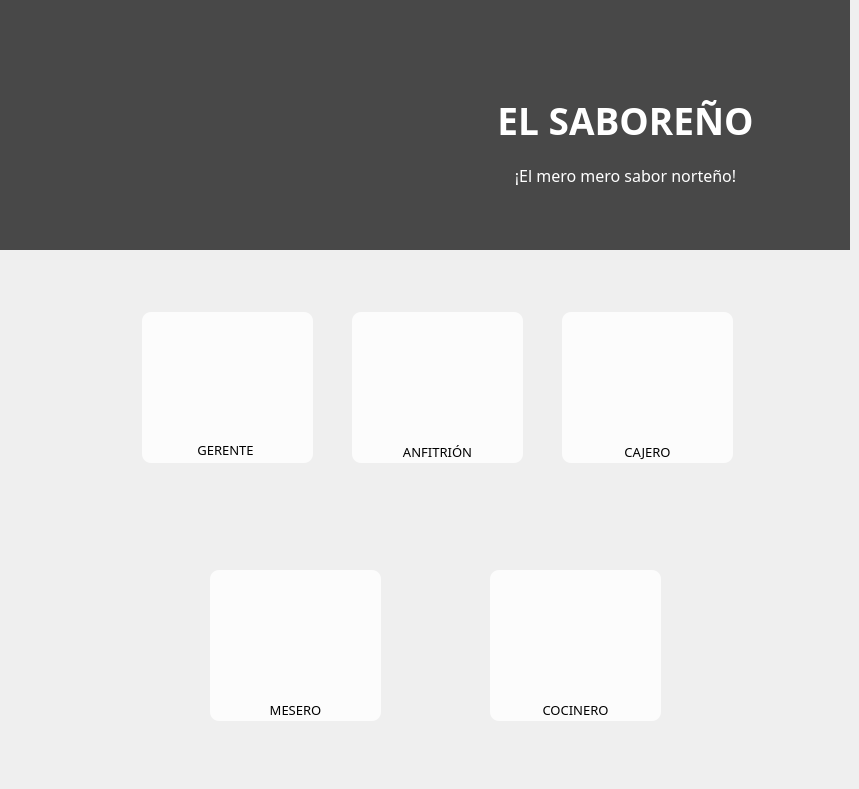
    <widget class="QWidget" name="login">
     <property name="styleSheet">
      <string notr="true"/>
     </property>
     <widget class="QWidget" name="panel" native="true">
      <property name="geometry">
       <rect>
        <x>0</x>
        <y>0</y>
        <width>850</width>
        <height>250</height>
       </rect>
      </property>
      <property name="styleSheet">
       <string notr="true">#panel{
	background-color: rgb(72, 72, 72);}</string>
      </property>
      <widget class="QLabel" name="logo">
       <property name="geometry">
        <rect>
         <x>100</x>
         <y>10</y>
         <width>321</width>
         <height>251</height>
        </rect>
       </property>
       <property name="styleSheet">
        <string notr="true">border-image: url(:/imagenes/LOGO.png);</string>
       </property>
       <property name="text">
        <string/>
       </property>
      </widget>
      <widget class="QLabel" name="label">
       <property name="geometry">
        <rect>
         <x>400</x>
         <y>90</y>
         <width>451</width>
         <height>61</height>
        </rect>
       </property>
       <property name="font">
        <font>
         <family>Calisto MT</family>
         <pointsize>28</pointsize>
         <weight>75</weight>
         <bold>true</bold>
        </font>
       </property>
       <property name="styleSheet">
        <string notr="true">color: rgb(255, 255, 255);</string>
       </property>
       <property name="text">
        <string>EL SABOREÑO</string>
       </property>
       <property name="alignment">
        <set>Qt::AlignCenter</set>
       </property>
      </widget>
      <widget class="QLabel" name="label_12">
       <property name="geometry">
        <rect>
         <x>400</x>
         <y>160</y>
         <width>451</width>
         <height>31</height>
        </rect>
       </property>
       <property name="font">
        <font>
         <family>Calisto MT</family>
         <pointsize>12</pointsize>
        </font>
       </property>
       <property name="styleSheet">
        <string notr="true">color: rgb(255, 255, 255);</string>
       </property>
       <property name="text">
        <string>¡El mero mero sabor norteño!</string>
       </property>
       <property name="alignment">
        <set>Qt::AlignCenter</set>
       </property>
      </widget>
     </widget>
     <widget class="QWidget" name="fondo" native="true">
      <property name="geometry">
       <rect>
        <x>0</x>
        <y>230</y>
        <width>850</width>
        <height>550</height>
       </rect>
      </property>
      <property name="styleSheet">
       <string notr="true">#fondo{
border-image: url(:/imagenes/fondo.jpg);}</string>
      </property>
      <widget class="QPushButton" name="i_gerente_pushButton">
       <property name="geometry">
        <rect>
         <x>142</x>
         <y>82</y>
         <width>171</width>
         <height>151</height>
        </rect>
       </property>
       <property name="styleSheet">
        <string notr="true">#i_gerente_pushButton{
	background-color: rgba(255, 255, 255,200);
border-radius: 9px;
}
</string>
       </property>
       <property name="text">
        <string/>
       </property>
       <property name="icon">
        <iconset resource="../../../../../Desktop/RepositorioRemoto/proyectoSaboreno/IMG/imags.qrc">
         <normaloff>:/iconos/gerente.png</normaloff>:/iconos/gerente.png</iconset>
       </property>
       <property name="iconSize">
        <size>
         <width>150</width>
         <height>100</height>
        </size>
       </property>
      </widget>
      <widget class="QPushButton" name="i_anfitrion_pushButton">
       <property name="geometry">
        <rect>
         <x>352</x>
         <y>82</y>
         <width>171</width>
         <height>151</height>
        </rect>
       </property>
       <property name="styleSheet">
        <string notr="true">#i_anfitrion_pushButton{
	background-color: rgba(255, 255, 255,200);
border-radius: 9px;
}
</string>
       </property>
       <property name="text">
        <string/>
       </property>
       <property name="icon">
        <iconset resource="../../../../../Desktop/RepositorioRemoto/proyectoSaboreno/IMG/imags.qrc">
         <normaloff>:/iconos/recepcion.png</normaloff>:/iconos/recepcion.png</iconset>
       </property>
       <property name="iconSize">
        <size>
         <width>100</width>
         <height>100</height>
        </size>
       </property>
      </widget>
      <widget class="QPushButton" name="i_cajero_pushButton">
       <property name="geometry">
        <rect>
         <x>562</x>
         <y>82</y>
         <width>171</width>
         <height>151</height>
        </rect>
       </property>
       <property name="styleSheet">
        <string notr="true">#i_cajero_pushButton{
	background-color: rgba(255, 255, 255,200);
border-radius: 9px;
}
</string>
       </property>
       <property name="text">
        <string/>
       </property>
       <property name="icon">
        <iconset resource="../../../../../Desktop/RepositorioRemoto/proyectoSaboreno/IMG/imags.qrc">
         <normaloff>:/iconos/cajero.png</normaloff>:/iconos/cajero.png</iconset>
       </property>
       <property name="iconSize">
        <size>
         <width>180</width>
         <height>110</height>
        </size>
       </property>
      </widget>
      <widget class="QPushButton" name="i_cocinero_pushButton">
       <property name="geometry">
        <rect>
         <x>490</x>
         <y>340</y>
         <width>171</width>
         <height>151</height>
        </rect>
       </property>
       <property name="styleSheet">
        <string notr="true">#i_cocinero_pushButton{
	background-color: rgba(255, 255, 255,200);
border-radius: 9px;
}
</string>
       </property>
       <property name="text">
        <string/>
       </property>
       <property name="icon">
        <iconset resource="../../../../../Desktop/RepositorioRemoto/proyectoSaboreno/IMG/imags.qrc">
         <normaloff>:/iconos/chef.png</normaloff>:/iconos/chef.png</iconset>
       </property>
       <property name="iconSize">
        <size>
         <width>200</width>
         <height>100</height>
        </size>
       </property>
      </widget>
      <widget class="QPushButton" name="i_mesero_pushButton">
       <property name="geometry">
        <rect>
         <x>210</x>
         <y>340</y>
         <width>171</width>
         <height>151</height>
        </rect>
       </property>
       <property name="styleSheet">
        <string notr="true">#i_mesero_pushButton{
background-color: rgba(255, 255, 255,200);
border-radius: 9px;
}
</string>
       </property>
       <property name="text">
        <string/>
       </property>
       <property name="icon">
        <iconset resource="../../../../../Desktop/RepositorioRemoto/proyectoSaboreno/IMG/imags.qrc">
         <normaloff>:/iconos/mesero.png</normaloff>:/iconos/mesero.png</iconset>
       </property>
       <property name="iconSize">
        <size>
         <width>200</width>
         <height>100</height>
        </size>
       </property>
      </widget>
      <widget class="QLabel" name="label_2">
       <property name="geometry">
        <rect>
         <x>140</x>
         <y>210</y>
         <width>171</width>
         <height>20</height>
        </rect>
       </property>
       <property name="font">
        <font>
         <family>Calisto MT</family>
         <pointsize>10</pointsize>
        </font>
       </property>
       <property name="styleSheet">
        <string notr="true">color: rgb(0, 0, 0);</string>
       </property>
       <property name="text">
        <string>GERENTE</string>
       </property>
       <property name="alignment">
        <set>Qt::AlignCenter</set>
       </property>
      </widget>
      <widget class="QLabel" name="label_3">
       <property name="geometry">
        <rect>
         <x>352</x>
         <y>212</y>
         <width>171</width>
         <height>20</height>
        </rect>
       </property>
       <property name="font">
        <font>
         <family>Calisto MT</family>
         <pointsize>10</pointsize>
        </font>
       </property>
       <property name="styleSheet">
        <string notr="true">color: rgb(0, 0, 0);</string>
       </property>
       <property name="text">
        <string>ANFITRIÓN</string>
       </property>
       <property name="alignment">
        <set>Qt::AlignCenter</set>
       </property>
      </widget>
      <widget class="QLabel" name="label_4">
       <property name="geometry">
        <rect>
         <x>562</x>
         <y>212</y>
         <width>171</width>
         <height>20</height>
        </rect>
       </property>
       <property name="font">
        <font>
         <family>Calisto MT</family>
         <pointsize>10</pointsize>
        </font>
       </property>
       <property name="styleSheet">
        <string notr="true">color: rgb(0, 0, 0);</string>
       </property>
       <property name="text">
        <string>CAJERO</string>
       </property>
       <property name="alignment">
        <set>Qt::AlignCenter</set>
       </property>
      </widget>
      <widget class="QLabel" name="label_5">
       <property name="geometry">
        <rect>
         <x>210</x>
         <y>470</y>
         <width>171</width>
         <height>20</height>
        </rect>
       </property>
       <property name="font">
        <font>
         <family>Calisto MT</family>
         <pointsize>10</pointsize>
        </font>
       </property>
       <property name="styleSheet">
        <string notr="true">color: rgb(0, 0, 0);</string>
       </property>
       <property name="text">
        <string>MESERO</string>
       </property>
       <property name="alignment">
        <set>Qt::AlignCenter</set>
       </property>
      </widget>
      <widget class="QLabel" name="label_6">
       <property name="geometry">
        <rect>
         <x>490</x>
         <y>470</y>
         <width>171</width>
         <height>20</height>
        </rect>
       </property>
       <property name="font">
        <font>
         <family>Calisto MT</family>
         <pointsize>10</pointsize>
        </font>
       </property>
       <property name="styleSheet">
        <string notr="true">color: rgb(0, 0, 0);</string>
       </property>
       <property name="text">
        <string>COCINERO</string>
       </property>
       <property name="alignment">
        <set>Qt::AlignCenter</set>
       </property>
      </widget>
     </widget>
     <zorder>fondo</zorder>
     <zorder>panel</zorder>
    </widget>
